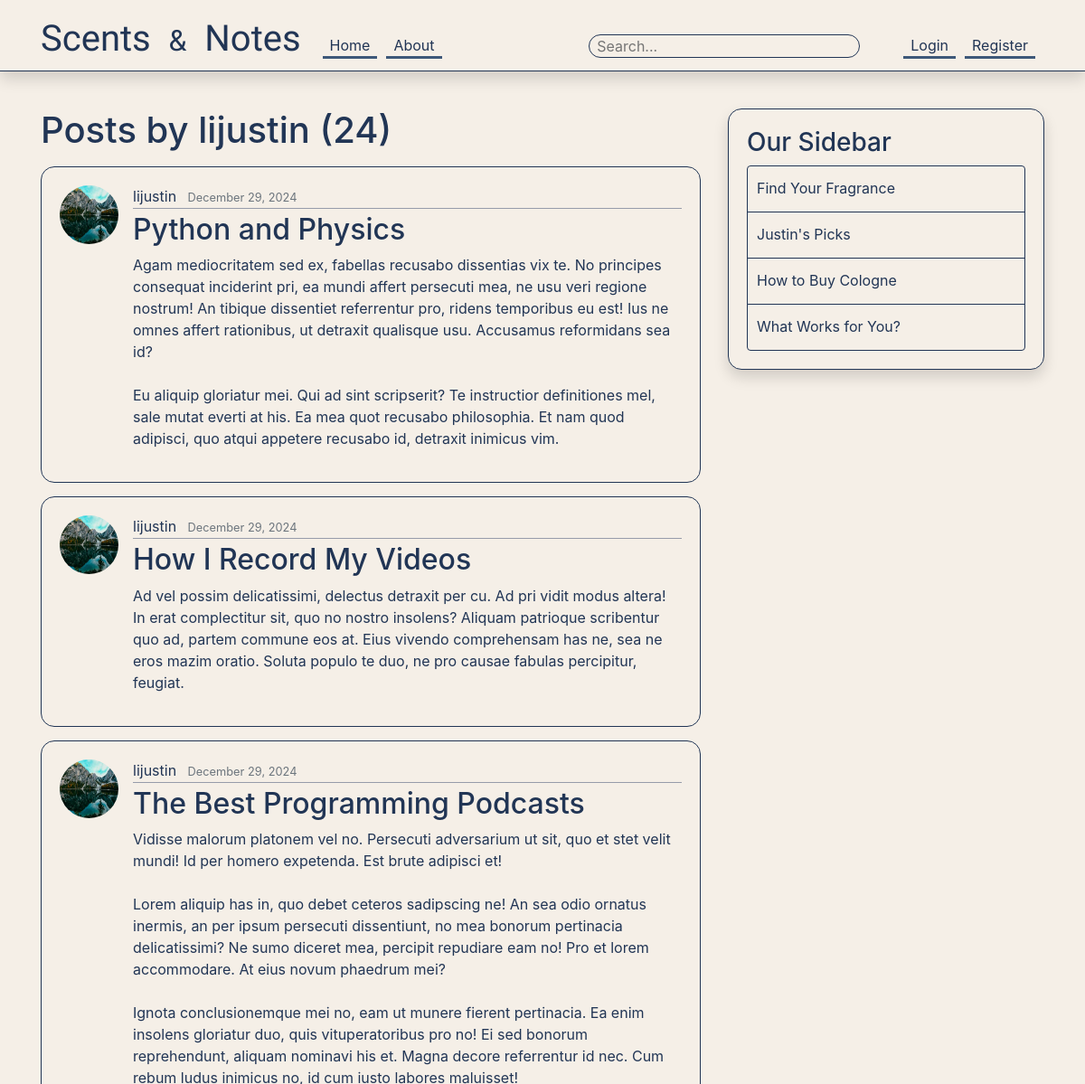
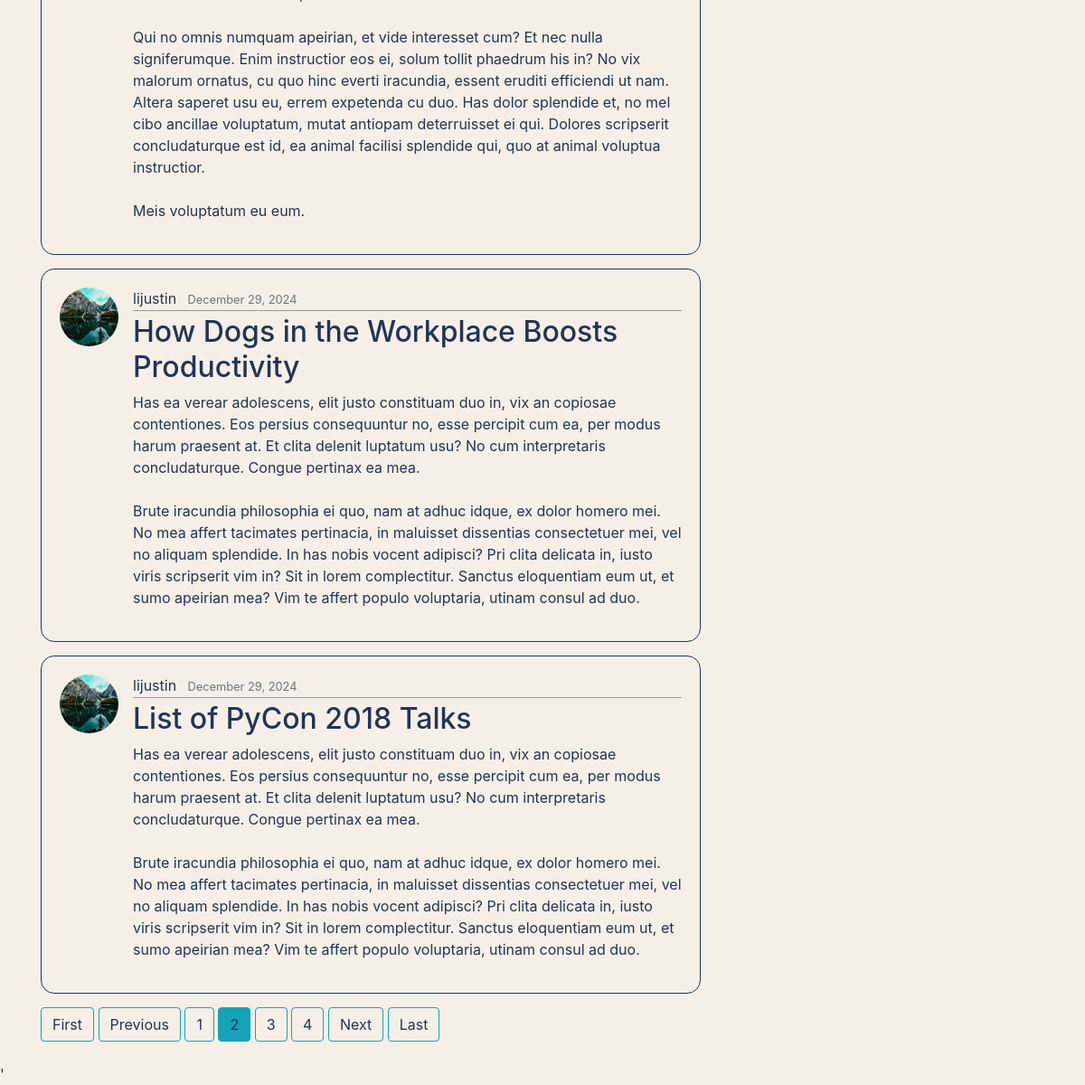
/user/lijustin?page=2, run on the app's committed database (2 pictures, top to bottom).
### blog/models.py (models this page shows, shortened)
class Post(models.Model):  #Each class would be its own table in database
    title = models.CharField(max_length=100) #Character field/String single line
    content = models.TextField() #Lines and lines of text unrestricted
    date_posted = models.DateTimeField(default=timezone.now) #auto_now: when updated/created  auto_now_add:only when created
    author = models.ForeignKey(User, on_delete=models.CASCADE) #if user created post and was deleted, do we want to delete their posts or hold them as null

### users/models.py (models this page shows, shortened)
class Profile(models.Model):
    user = models.OneToOneField(User, on_delete=models.CASCADE)  # One-to-one relationship
    image = models.ImageField(default='default.jpg', upload_to='profile_pics')  # Image upload location

### blog/views.py (the view)
# urls.py: path('user/<str:username>', UserPostListView.as_view(), name='user-posts'),
class UserPostListView(ListView):
    model = Post
    template_name = 'blog/user_posts.html' #rerouting our template from list to home
    context_object_name = 'posts' #We need this variable name template for easy reference {{posts}} instead of {{object_list}}
    paginate_by = 5 #posts per page
    def get_queryset(self):
        user = get_object_or_404(User,username=self.kwargs.get('username'))
        return Post.objects.filter(author = user).order_by('-date_posted')

### blog/templates/blog/user_posts.html (shortened to what this page needs)
{% extends "blog/base.html" %}
{% block content%}
    <h1 class="mb-3">Posts by {{ view.kwargs.username }} ({{ page_obj.paginator.count }})</h1>
    {% for post in posts%}
        <article class="media content-section">
            <img class="rounded-circle article-img" src="{{ post.author.profile.image.url }}" alt="">
            <div class="media-body">
                <div class="article-metadata">
                    <a class="mr-2" href="{% url 'user-posts' post.author.username %}">{{ post.author }}</a>
                    <small class="text-muted">{{ post.date_posted|date:"F d, Y" }}</small>
                </div>
                <h2><a class="article-title" href="{% url 'post-detail' post.id %}">{{ post.title }}</a></h2>
                <p class="article-content">{{ post.content }}</p>
            </div>
        </article>
    {% endfor %}
    {% if is_paginated %}
        {%if page_obj.has_previous %}
            <a class = "btn btn-outline-info mb-4" href="?page=1">First</a>
            <a class = "btn btn-outline-info mb-4" href="?page={{page_obj.previous_page_number}}">Previous</a>
        {%endif%}
        {%for num in page_obj.paginator.page_range %}
            {%if page_obj.number ==  num%}
                <a class = "btn btn-info mb-4" href="?page={{num}}">{{num}}</a>
            {%elif num > page_obj.number|add:'-3' and num < page_obj.number|add:'3'%}
                <a class = "btn btn-outline-info mb-4" href="?page={{num}}">{{num}}</a>
            {%endif%}
        {%endfor%}
        {% if page_obj.has_next %}
            <a class = "btn btn-outline-info mb-4" href="?page={{page_obj.next_page_number}}">Next</a>
            <a class = "btn btn-outline-info mb-4" href="?page={{page_obj.paginator.num_pages}}">Last</a>
        {% endif %}
    {% endif %}
{% endblock content %}

### blog/static/blog/main.css (style rules this page uses)
body { background: #F5EFE7 ; color: #213555; margin-top: 5rem; }
h1, h2, h3, h4, h5, h6 { color: #213555; }
.content-section { background: #F5EFE7; padding: 20px 20px; border: 1.5px solid #213555; border-radius: 15px; margin-bottom: 15px; }
.article-title, a { color: #213555 !important; transition: color 0.5s; }
.btn { overflow: visible; }
.article-content { white-space: pre-line; }
.article-img { height: 65px; width: 65px; margin-right: 16px; }
.article-metadata { padding-bottom: 1px; margin-bottom: 4px; border-bottom: 1px solid #979caa; }

### data on the page
Post: author.profile.image (picture), author "lijustin", date_posted "December 29, 2024", title "Python and Physics", content "Agam mediocritatem sed ex, fabellas recusabo dissentias vix te. No principes consequat inciderint pri, ea mundi affert persecuti mea, ne usu veri regione nostrum! An tibique dissentiet referrentur pro, ridens temporibus eu est! Ius ne omnes affert rationibus, ut detraxit qualisque usu. Accusamus reformidans sea id? Eu aliquip gloriatur mei. Qui ad sint scripserit? Te instructior definitiones mel, sale mutat everti at his. Ea mea quot recusabo philosophia. Et nam quod adipisci, quo atqui appetere recusabo id, detraxit inimicus vim."
Post: author.profile.image (picture), author "lijustin", date_posted "December 29, 2024", title "How I Record My Videos", content "Ad vel possim delicatissimi, delectus detraxit per cu. Ad pri vidit modus altera! In erat complectitur sit, quo no nostro insolens? Aliquam patrioque scribentur quo ad, partem commune eos at. Eius vivendo comprehensam has ne, sea ne eros mazim oratio. Soluta populo te duo, ne pro causae fabulas percipitur, feugiat."
Post: author.profile.image (picture), author "lijustin", date_posted "December 29, 2024", title "The Best Programming Podcasts", content "Vidisse malorum platonem vel no. Persecuti adversarium ut sit, quo et stet velit mundi! Id per homero expetenda. Est brute adipisci et! Lorem aliquip has in, quo debet ceteros sadipscing ne! An sea odio ornatus inermis, an per ipsum persecuti dissentiunt, no mea bonorum pertinacia delicatissimi? Ne sumo diceret mea, percipit repudiare eam no! Pro et lorem accommodare. At eius novum phaedrum mei? Ignota conclusionemque mei no, eam ut munere fierent pertinacia. Ea enim insolens gloriatur duo, quis vituperatoribus pro no! Ei sed bonorum reprehendunt, aliquam nominavi his et. Magna decore referrentur id nec. Cum rebum ludus inimicus no, id cum iusto labores maluisset! Qui no omnis numquam…"
Post: author.profile.image (picture), author "lijustin", date_posted "December 29, 2024", title "How Dogs in the Workplace Boosts Productivity", content "Has ea verear adolescens, elit justo constituam duo in, vix an copiosae contentiones. Eos persius consequuntur no, esse percipit cum ea, per modus harum praesent at. Et clita delenit luptatum usu? No cum interpretaris concludaturque. Congue pertinax ea mea. Brute iracundia philosophia ei quo, nam at adhuc idque, ex dolor homero mei. No mea affert tacimates pertinacia, in maluisset dissentias consectetuer mei, vel no aliquam splendide. In has nobis vocent adipisci? Pri clita delicata in, iusto viris scripserit vim in? Sit in lorem complectitur. Sanctus eloquentiam eum ut, et sumo apeirian mea? Vim te affert populo voluptaria, utinam consul ad duo."
Post: author.profile.image (picture), author "lijustin", date_posted "December 29, 2024", title "List of PyCon 2018 Talks", content "Has ea verear adolescens, elit justo constituam duo in, vix an copiosae contentiones. Eos persius consequuntur no, esse percipit cum ea, per modus harum praesent at. Et clita delenit luptatum usu? No cum interpretaris concludaturque. Congue pertinax ea mea. Brute iracundia philosophia ei quo, nam at adhuc idque, ex dolor homero mei. No mea affert tacimates pertinacia, in maluisset dissentias consectetuer mei, vel no aliquam splendide. In has nobis vocent adipisci? Pri clita delicata in, iusto viris scripserit vim in? Sit in lorem complectitur. Sanctus eloquentiam eum ut, et sumo apeirian mea? Vim te affert populo voluptaria, utinam consul ad duo."

### other printed values
{{ view.kwargs.username }} "lijustin"
{{ page_obj.paginator.count }} "24"
{{ num }} "1" "3" "4"
{{ num }} "2"
